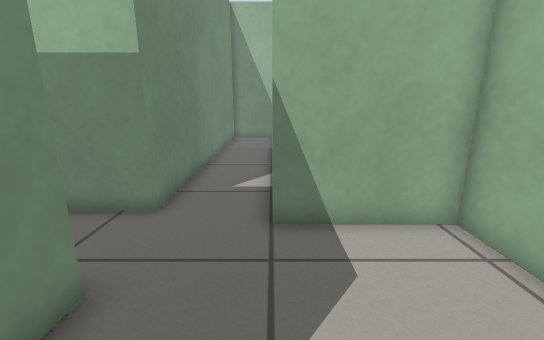
view 1 (above)

17 first-person views from a walk through a robot-simulator world made for Gazebo. The camera is 0.71 m above the floor, tilts 14° down and sees 90° across. The floor is counted in squares, 0.25 m on a side. Each view is taken from the middle of a square. On the plan, view 1 faces up. The plan holds only what a view shows up to about 19 squares ahead; the rest is blank.

view 2
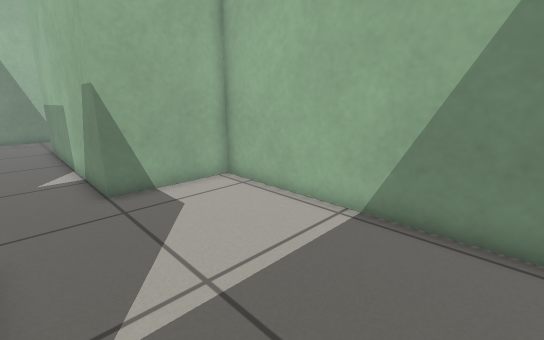

view 3
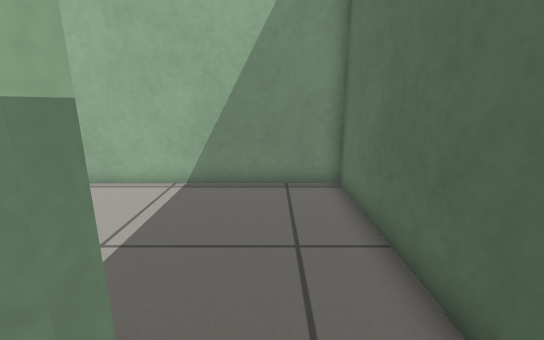

view 4
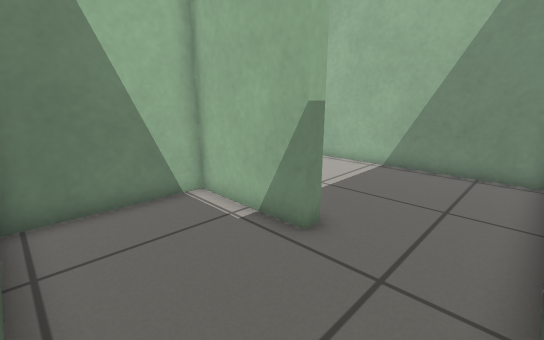

view 5
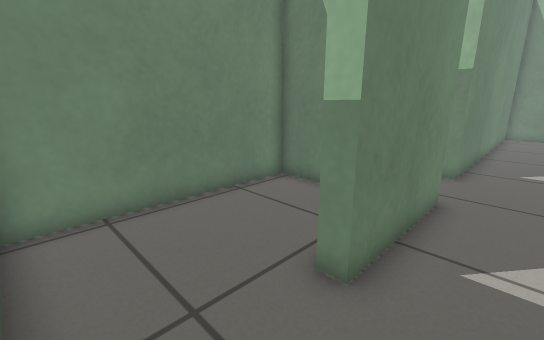

view 6
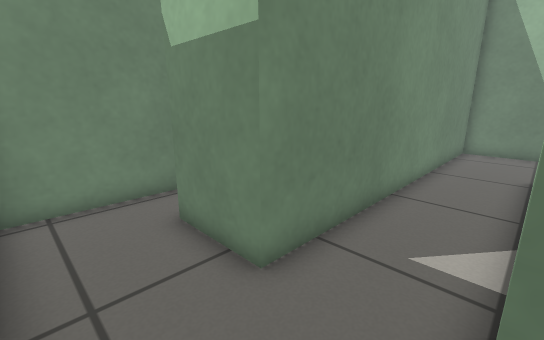

view 7
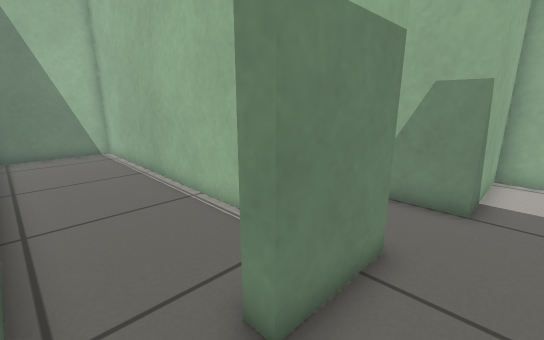

view 8
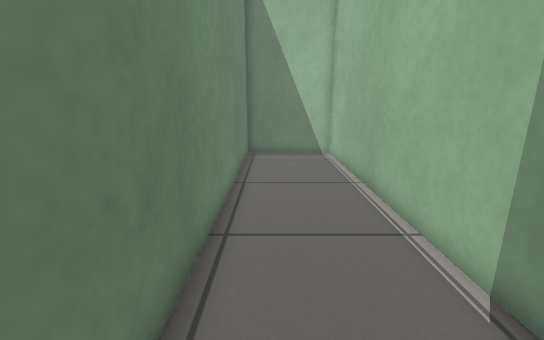

view 9
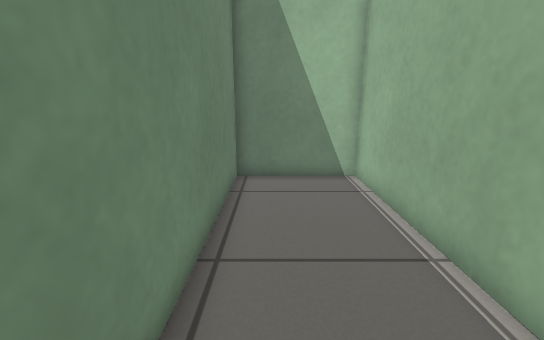

view 10
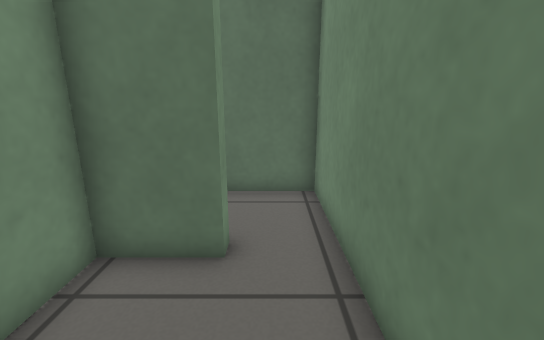

view 11
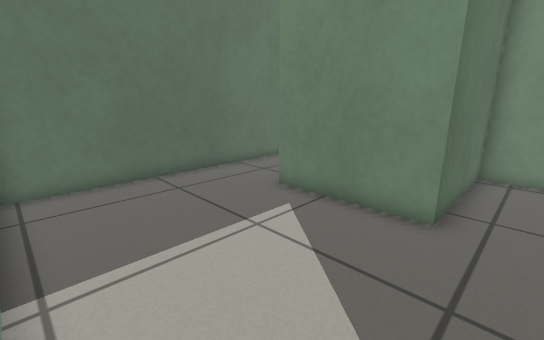

view 12
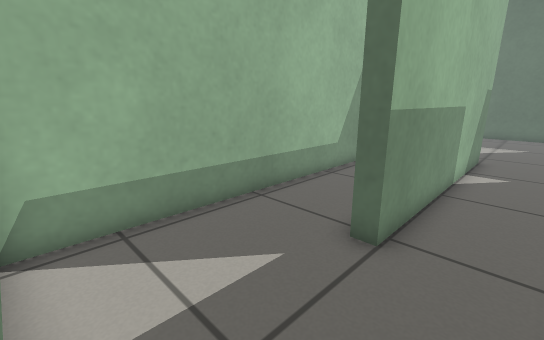

view 13
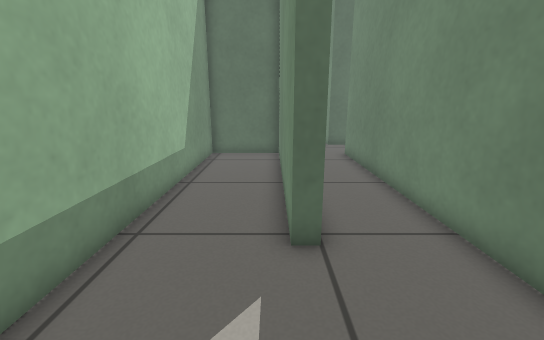

view 14
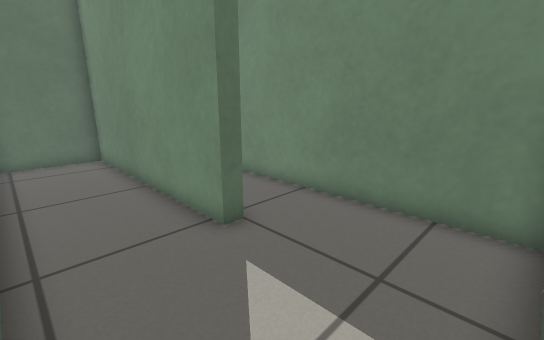

view 15
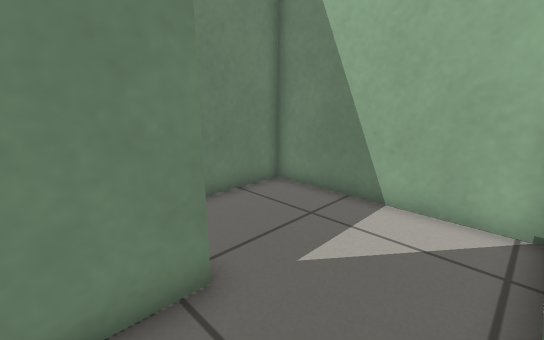

view 16
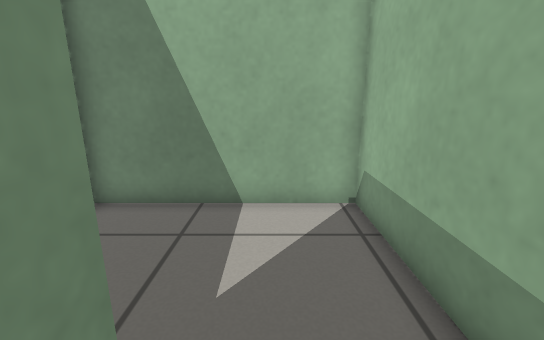

view 17
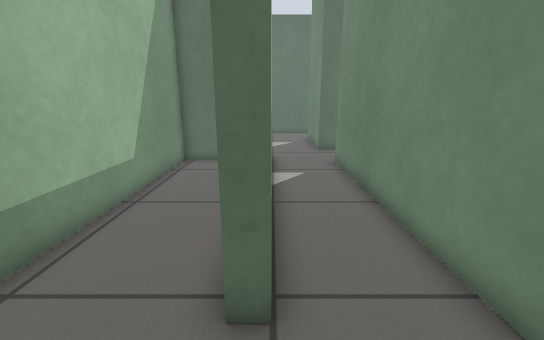

### Floor plan
Ten units are one square. View 1 is at (0, 0); x grows to the right and y downward. Boxes are objects, and circles mark ways between rooms. Rooms are numbered by the first view taken in them; rooms with no view inside come last. Other rooms are left out.
<svg viewBox="-89 -229 138 288">
<path fill="none" stroke="#000" d="M-84 -75 -84 -35 -28 -35 -28 15 -34 15M-35 54 44 54 44 -60 0 -60 0 -170M-6 -224 -31 -224 -31 -68 -61 -68 -61 -74M-34 15 -34 -29 -84 -29 -84 54M-70 54 -35 54M-61 -74 -37 -74 -37 -224 -84 -224 -84 -75M0 -170 6 -170 6 -66 44 -66 44 -224 -6 -224"/>
<circle cx="-30" cy="35" r="3" fill="#2a7"/>
<circle cx="-75" cy="-70" r="3" fill="#2a7"/>
<circle cx="0" cy="-200" r="3" fill="#2a7"/>
<text x="-10" y="-40">1</text>
<text x="-60" y="10">2</text>
<text x="-70" y="-150">3</text>
<text x="20" y="-150">4</text>
</svg>
Room 1 opens to room 2. Room 1 opens to room 3. Room 1 opens to room 4.

Where each view was taken, in squares from view 1:
view 1: 0 up, 0 right, facing up
view 2: 3 down, 2 left, facing up-right
view 3: 3 down, 5 left, facing right
view 4: 5 down, 8 left, facing up-right
view 5: 5 down, 1 left, facing up-left
view 6: 4 up, 0 right, facing up-left
view 7: 5 up, 8 left, facing up-right
view 8: 7 up, 7 left, facing up
view 9: 12 up, 7 left, facing up
view 10: 12 up, 7 left, facing down
view 11: 5 up, 4 right, facing down-left
view 12: 22 up, 2 left, facing down-right
view 13: 22 up, 1 right, facing down
view 14: 22 up, 4 right, facing down-left
view 15: 15 up, 4 right, facing up-left
view 16: 15 up, 2 right, facing up
view 17: 20 up, 0 right, facing down
